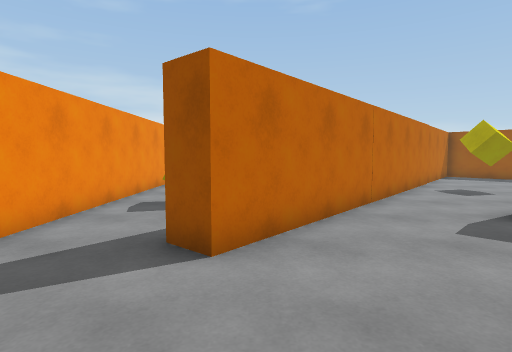
view 1 (above)

19 first-person views from a walk through a 3-D level made in the Unity game engine. The camera is 1.3 m above the floor, tilts 4° down and sees 80° across. The floor is counted in squares, 1 m on a side. Each view is taken from the middle of a square. On the plan, view 1 faces up. The plan holds only what a view shows up to about 14 squares ahead; the rest is blank. The place goes on beyond the plan. The player is left out.

view 2
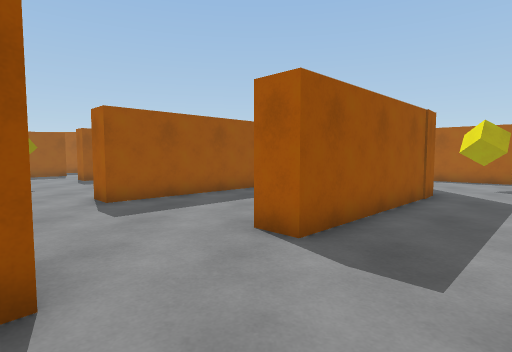

view 3
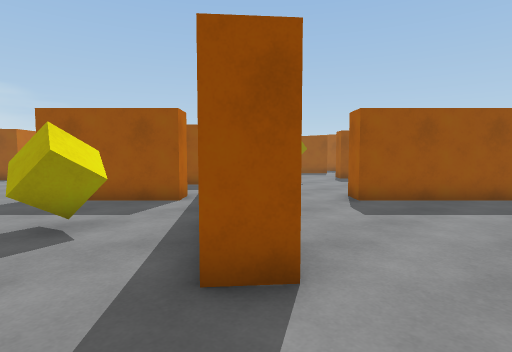

view 4
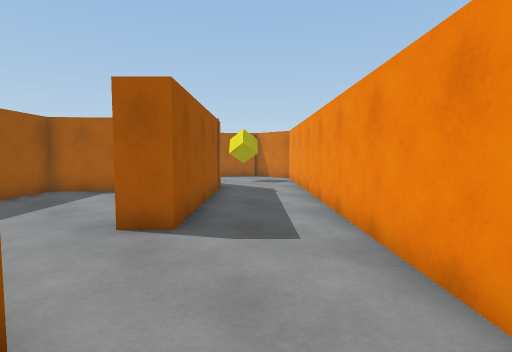

view 5
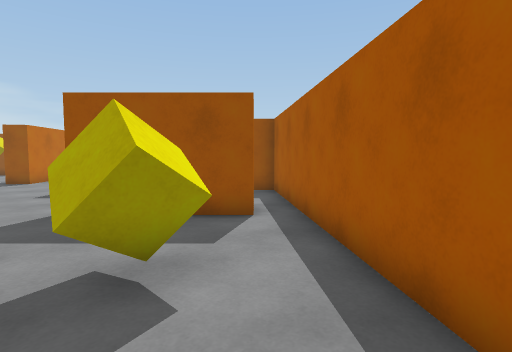

view 6
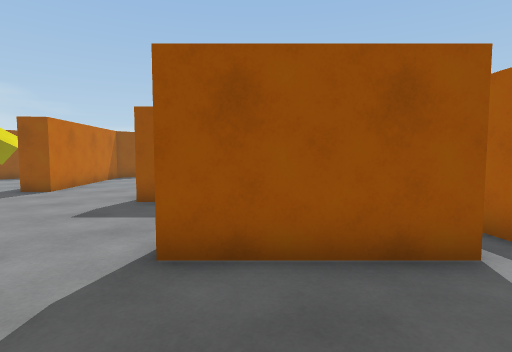

view 7
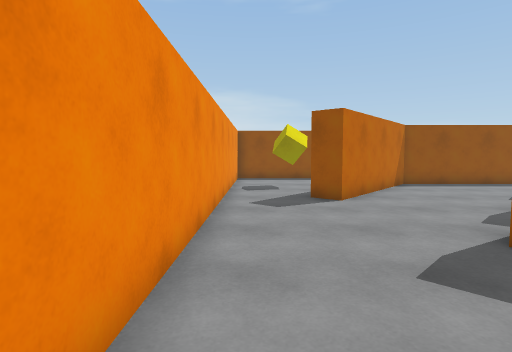

view 8
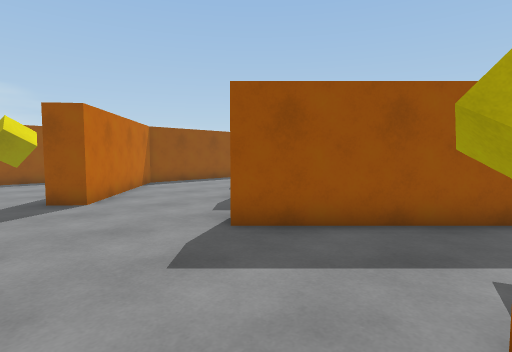

view 9
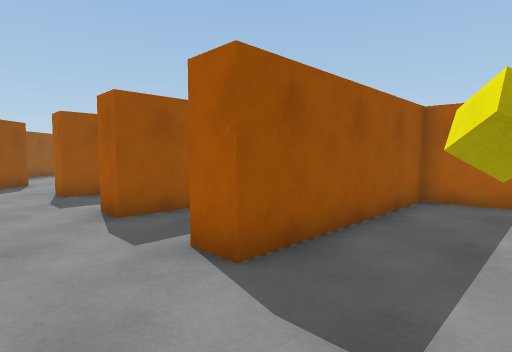

view 10
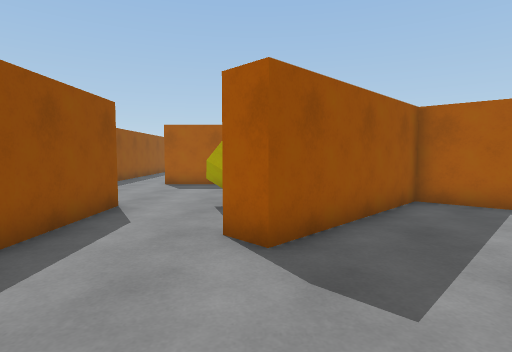

view 11
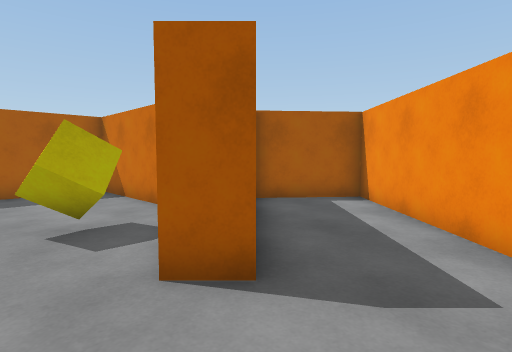

view 12
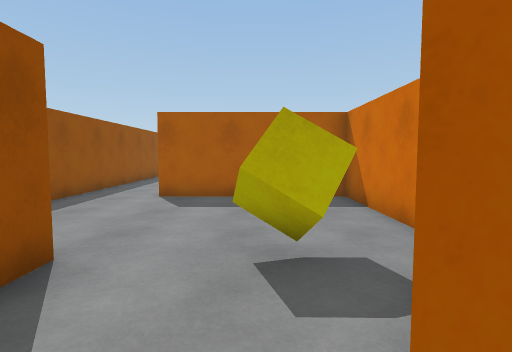

view 13
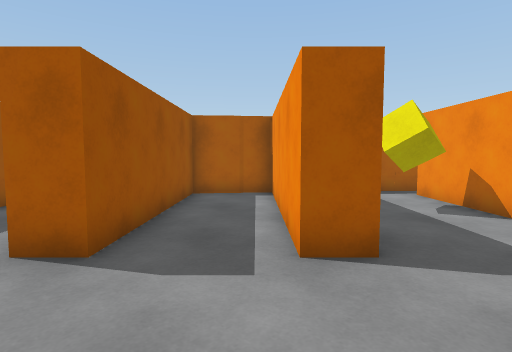

view 14
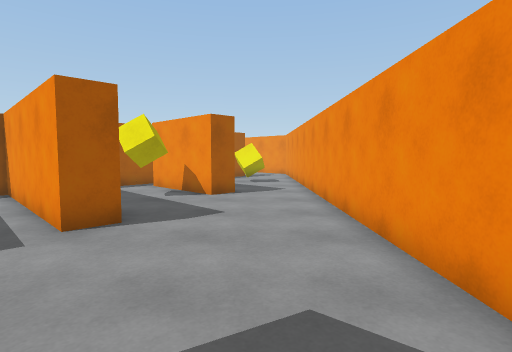

view 15
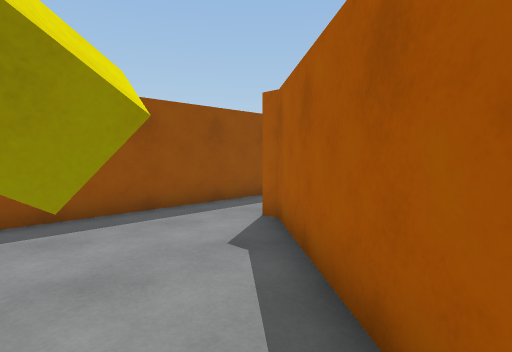

view 16
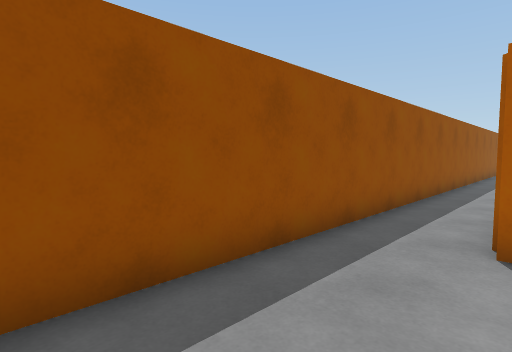

view 17
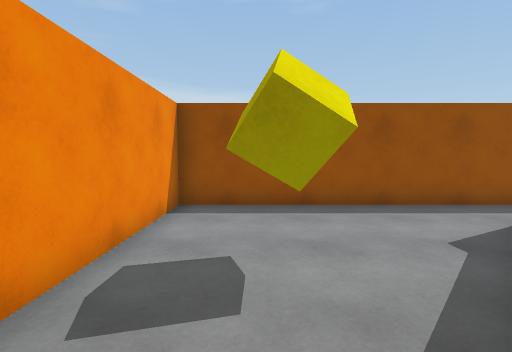

view 18
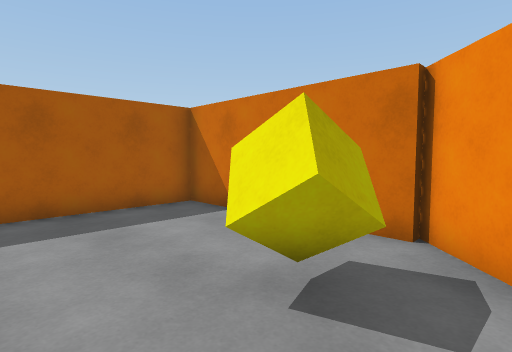

view 19
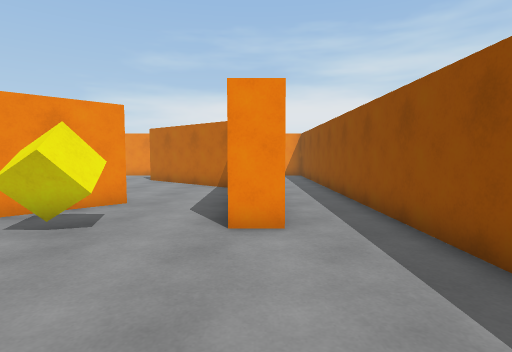

### Floor plan
Points are (right, up) in squares from view 1. A wall is a line through its corners. A room is listed if a view was taken in it or the views show most of it. See-through windows are left out.
Room 1 (views 1, 2, 3, 4, 5, 6, 7, 8)
walls: (-0.8, 5.1) (3, 9.6); (-0.6, 3.8) (-1.4, 4.5); (-2.8, 1.2) (4.2, -5.8); (2.3, 10.3) (1.6, 9.6) (-1.3, 12.5); (-4, 14.6) (-4, 4.6); (6.6, -3.7) (1.7, 1.3)
ways out: opening at (-2.5, 13.5) to room 2; opening at (-0.8, 1.2) to room 5; opening at (4.5, -4.5)
objects: other object (-2, 8) to (-1, 9)
Room 2 (views 9, 10, 11, 12, 13, 14, 15, 17, 18, 19)
walls: (4.4, 20) (8.4, 16) (10.5, 18.5) (6.2, 22.8) (6.9, 23.5) (9.6, 20.8); (9.4, 21.2) (15.4, 21.2) (15.4, 27); (9.7, 27.6) (9.7, 26.5) (3.6, 26.5) (-0.6, 21.6) (-1.3, 22.3); (-4, 24.6) (-4, 14.6); (-1.3, 12.5) (-0.6, 13.2) (2.3, 10.3); (3, 9.6) (5.4, 12.4) (0.6, 17.2) (1.3, 17.9) (6, 13.2) (7.7, 15.3) (3.2, 19.8) (3.9, 20.6); (16.6, 29.8) (10.4, 29.8)
ways out: opening at (-2.5, 13.5) to room 1; opening at (-2.5, 24.5) to room 3; opening at (9.5, 28.5) to room 3; opening at (16, 28.5)
objects: other object (1, 13) to (2, 14); other object (10, 23) to (10, 24)
Room 3 (view 16)
walls: (-0.7, 23) (2.7, 27.1) (2.7, 27.6); (10.4, 29.8) (-4, 29.8) (-4, 24.6)
ways out: opening at (-2.5, 24.5) to room 2; opening at (9.5, 28.5) to room 2
objects: other object (-2, 25) to (-1, 26)
Room 4 (no view inside)
walls: (8.2, -0.1) (9.6, 1.6) (5.2, 6) (5.9, 6.8); (3.8, 8.9) (-0.6, 3.8)
ways out: opening at (1.5, 3) to room 5; opening at (5, 7.3)
Room 5 (no view inside)
walls: (1.7, 1.3) (2.5, 2.1)
ways out: opening at (-0.8, 1.2) to room 1; opening at (1.5, 3) to room 4

Where each view was taken, in squares from view 1:
view 1: 0 up, 0 right, facing up
view 2: 2 up, 3 left, facing right
view 3: 2 up, 3 left, facing up-right
view 4: 4 up, 3 left, facing down-right
view 5: 5 up, 3 left, facing up-right
view 6: 9 up, 3 left, facing up-right
view 7: 13 up, 3 left, facing up
view 8: 13 up, 3 left, facing up-right
view 9: 17 up, 3 left, facing right
view 10: 23 up, 2 right, facing right
view 11: 25 up, 4 right, facing down-right
view 12: 24 up, 6 right, facing right
view 13: 21 up, 1 left, facing down-right
view 14: 23 up, 2 left, facing down
view 15: 23 up, 2 left, facing up-right
view 16: 27 up, 2 left, facing up-right
view 17: 22 up, 2 left, facing up
view 18: 26 up, 8 right, facing down-right
view 19: 27 up, 15 right, facing left
